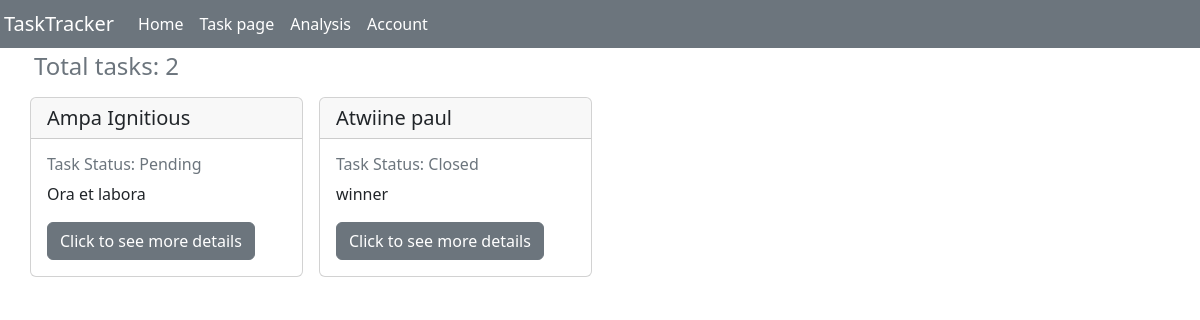
Page /home/ on the earlier database version.
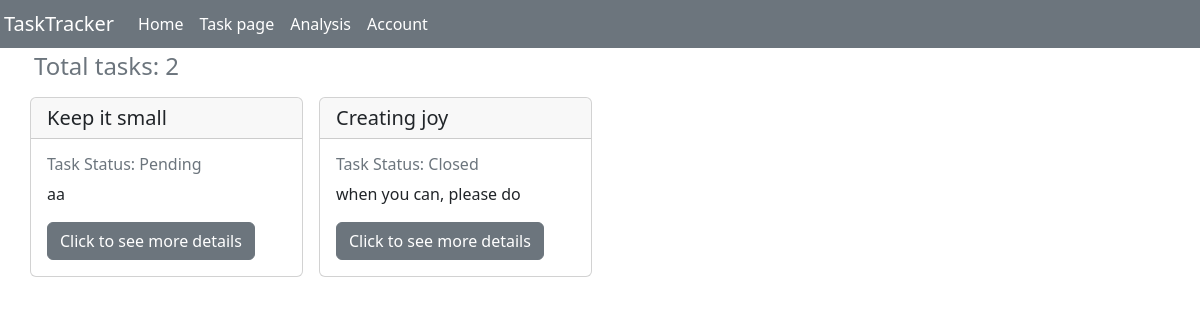
Same page on the later database version.
### tasks/models.py (models this page shows, shortened)
class Task(models.Model):
    status_choices=[
        ('Pending','Pending'),
        ('Closed','Closed')
    ]
    name = models.CharField(max_length=50)
    description=models.TextField(max_length=300)
    created_at =models.DateTimeField(auto_now_add=True)
    task_status=models.CharField(
        choices=status_choices,
        default='Pending'
    )

### tasks/views.py (the view)
# urls.py: path('home/', views.home, name="homepage"),
def home(request):
    alltasks = Task.objects.all()
    total =Task.objects.count()
    alldatacontext={"alltasks":alltasks,
         "total":total
        }
    return render(request, 'tasks/home.html', alldatacontext)

### tasks/templates/tasks/home.html (shortened to what this page needs)
{% extends "tasks/base.html"%} {% block content%}
<div class="row">
  <div class="row">
    <h4 class="text-secondary">Total tasks: {{total}}</h4>
  </div>
   {% for data in alltasks %}
  <div class="col-md-3 p-2">
    <div class="card">
      <h5 class="card-header">{{data.name}}</h5>
      <div class="card-body">
        <h6 class="card-title text-secondary">
          Task Status: {{data.task_status}}
        </h6>
        <p class="card-text">{{ data.description }}</p>
        <a href="{% url 'detailpage' data.id%}" class="btn btn-secondary"
          >Click to see more details</a
        >
      </div>
    </div>
  </div>
{% endfor %}
</div>
{% endblock %}

Differences in the rows shown:
changed Task "Pending": name "Ampa Ignitious" → "Keep it small"; description "Ora et labora" → "aa"
changed Task "Closed": name "Atwiine paul" → "Creating joy"; description "winner" → "when you can, please do"
